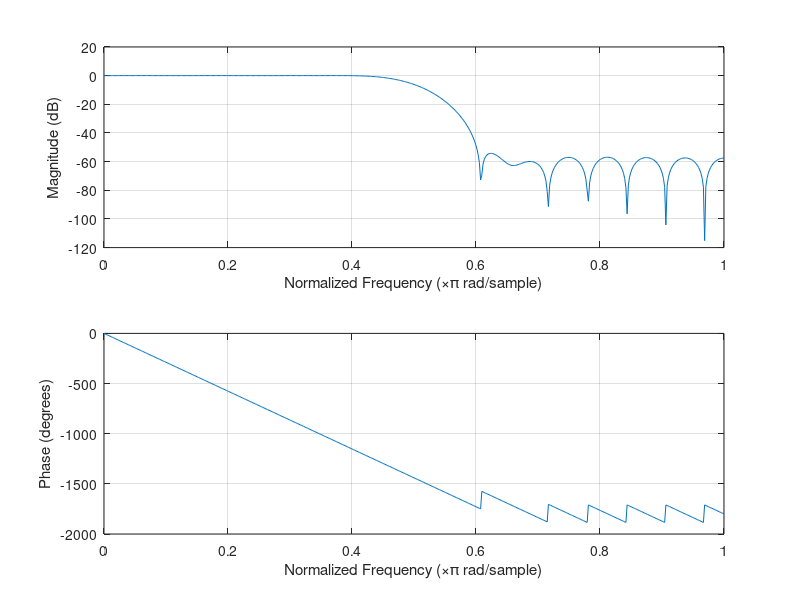

Here is the MATLAB script that generated this plot:
% Calculate the FIR filtr coefficients for a decimate-by-two halfband filter.
clear;
Nb=16; % number of bits in filter coefficients.
BWF = 0.5
Astop = 0.01;
N = 32;

b = fir1(N, BWF); 

% Normalize and quantize.
scale_factor = ((2^(Nb-1))-1)/max(abs(b));
b2 = b*scale_factor;

% Now let's scale the coeffs so they give good output range.
sprintf('length of b2 = %d, gain of b2 = %d\n', length(b2), sum(b2))
figure(1);
freqz(b2/scale_factor);

% print out the quantized coefficients in Xilinx .coe format.
fid = fopen('halfband0.coe','w');
fprintf(fid,'Radix = 10;\n');
fprintf(fid,'CoefData =');
for i=1:length(b2)
    fprintf(fid,' %d', b2(i));
end
fprintf(fid,';\n');
fclose(fid);

